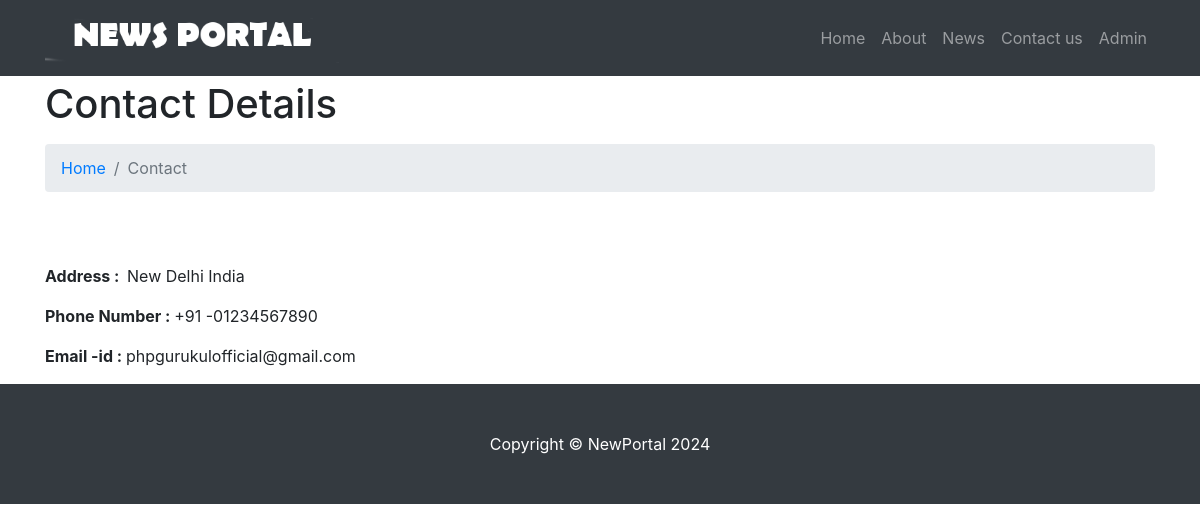
The page /contact-us.php on the database its author committed.
### tables this page shows
CREATE TABLE `tblpages` (
  `id` int(11) NOT NULL,
  `PageName` varchar(200) DEFAULT NULL,
  `PageTitle` mediumtext DEFAULT NULL,
  `Description` longtext DEFAULT NULL,
  `PostingDate` timestamp NULL DEFAULT current_timestamp(),
  `UpdationDate` timestamp NULL DEFAULT NULL ON UPDATE current_timestamp()
);

### contact-us.php (the view, shortened to what this page needs)
<?php
include('includes/config.php');
?>
<!DOCTYPE html>
<html lang="en">
  <head>
    <link href="vendor/bootstrap/css/bootstrap.min.css" rel="stylesheet">
    <link href="css/modern-business.css" rel="stylesheet">
  </head>
  <body>
    <?php include('includes/header.php');?>
    <div class="container">
<?php
$pagetype='contactus';
$query=mysqli_query($con,"select PageTitle,Description from tblpages where PageName='$pagetype'");
while($row=mysqli_fetch_array($query))
{
?>
      <h1 class="mt-4 mb-3"><?php echo htmlentities($row['PageTitle'])?>
      </h1>
      <ol class="breadcrumb">
        <li class="breadcrumb-item">
          <a href="index.php">Home</a>
        </li>
        <li class="breadcrumb-item active">Contact</li>
      </ol>
      <div class="row">
        <div class="col-lg-12">
          <p><?php echo $row['Description'];?></p>
        </div>
      </div>
<?php } ?>
    </div>
 <?php include('includes/footer.php');?>
  </body>
</html>

### includes/header.php (shortened to what this page needs)
<nav class="navbar fixed-top navbar-expand-lg navbar-dark bg-dark fixed-top">
     <div class="container">
       <a class="navbar-brand" href="index.php"><img src="images/logo.png" height="50"></a>
       <div class="collapse navbar-collapse" id="navbarResponsive">
         <ul class="navbar-nav ml-auto">
               <li class="nav-item">
             <a class="nav-link" href="index.php">Home</a>
           </li>
           <li class="nav-item">
             <a class="nav-link" href="about-us.php">About</a>
           </li>
                <li class="nav-item">
             <a class="nav-link" href="index.php">News</a>
           </li>
            <li class="nav-item">
             <a class="nav-link" href="contact-us.php">Contact us</a>
           </li>
   <li class="nav-item">
             <a class="nav-link" href="admin/">Admin</a>
           </li>
         </ul>
       </div>
     </div>
   </nav>

### includes/footer.php
<footer class="py-5 bg-dark">
  <div class="container">
    <p class="m-0 text-center text-white">Copyright &copy; NewPortal <?php echo date('Y');?></p>
  </div>
</footer>

### css/modern-business.css (style rules this page uses)
body { padding-top: 54px; }
@media (min-width: 992px) { body { padding-top: 56px; } }

### rows shown on the page
tblpages: PageTitle "Contact Details", Description "Address : New Delhi India Phone Number : +91 -01234567890 Email -id : phpgurukulofficial@gmail.com"
